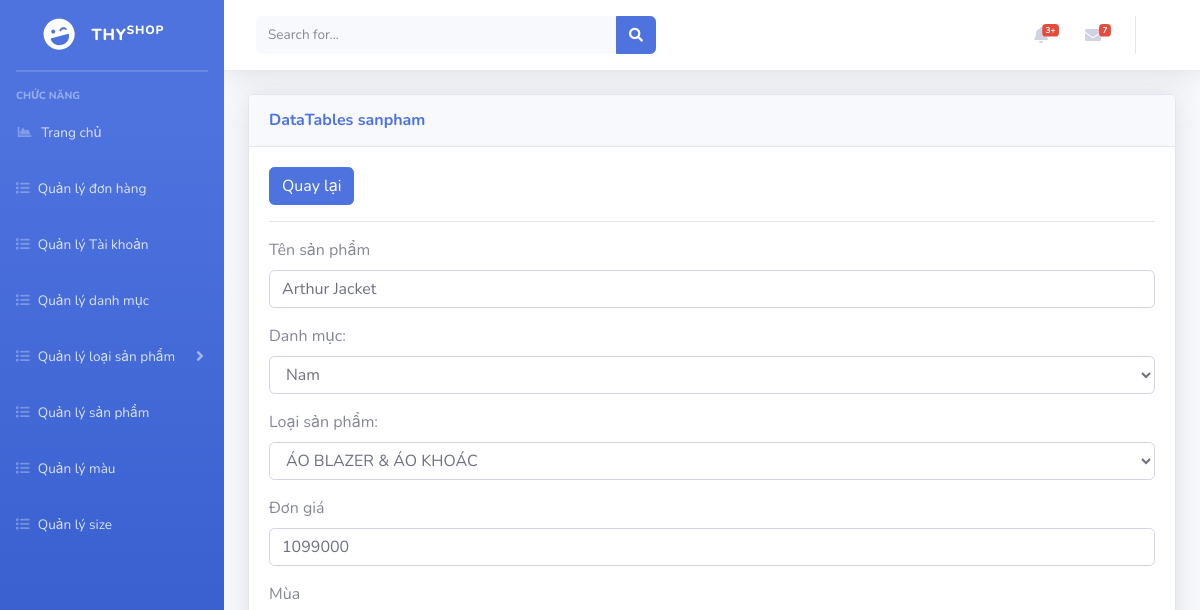
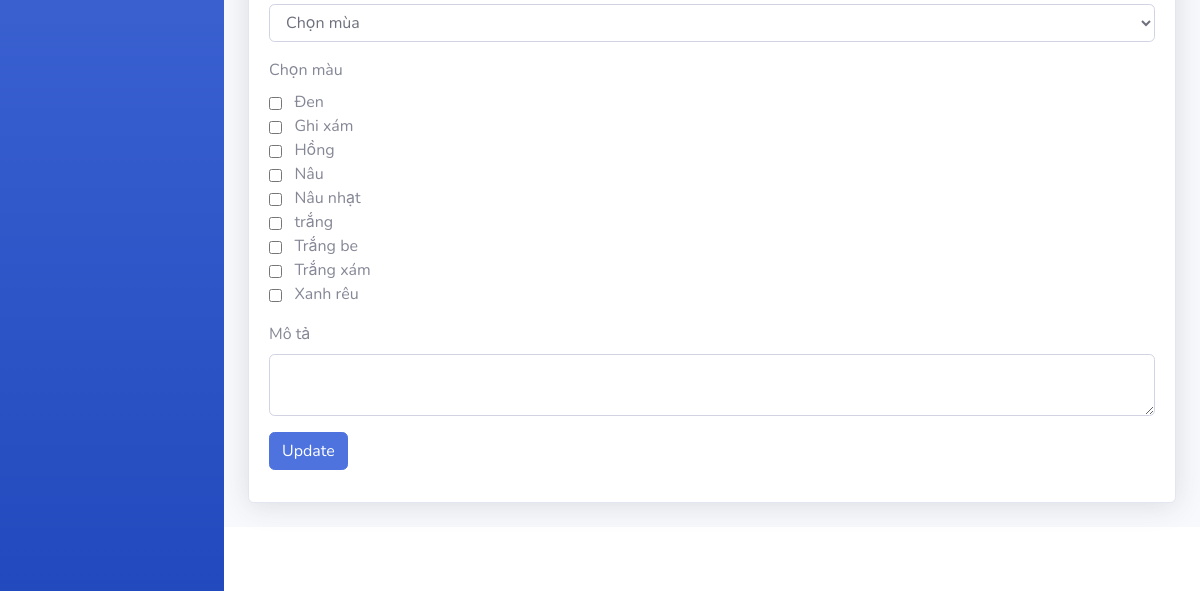
/admin/index.php?mod=sanpham&act=edit&id=41, run on an earlier commit of the app's database (2 pictures, top to bottom).
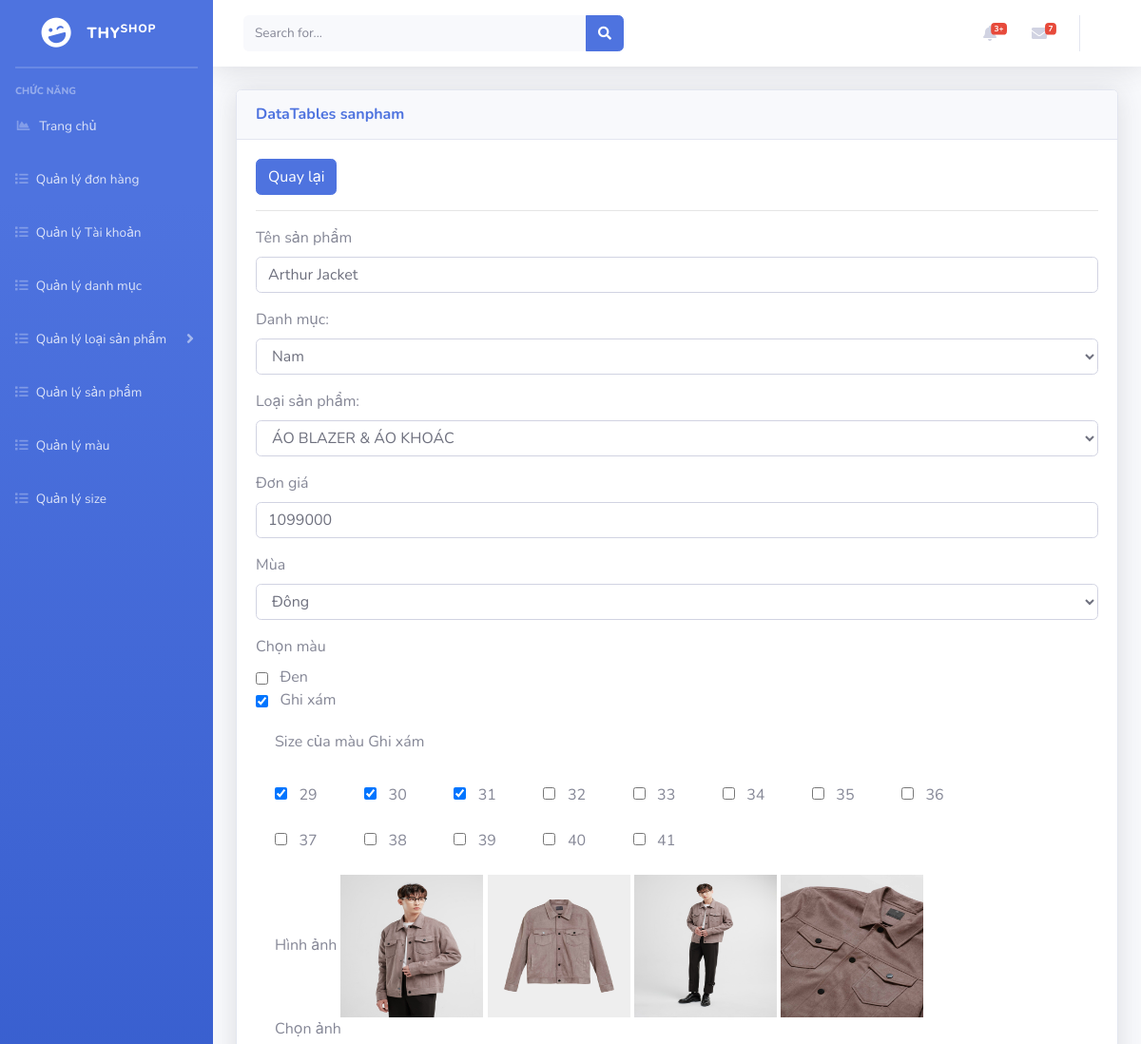
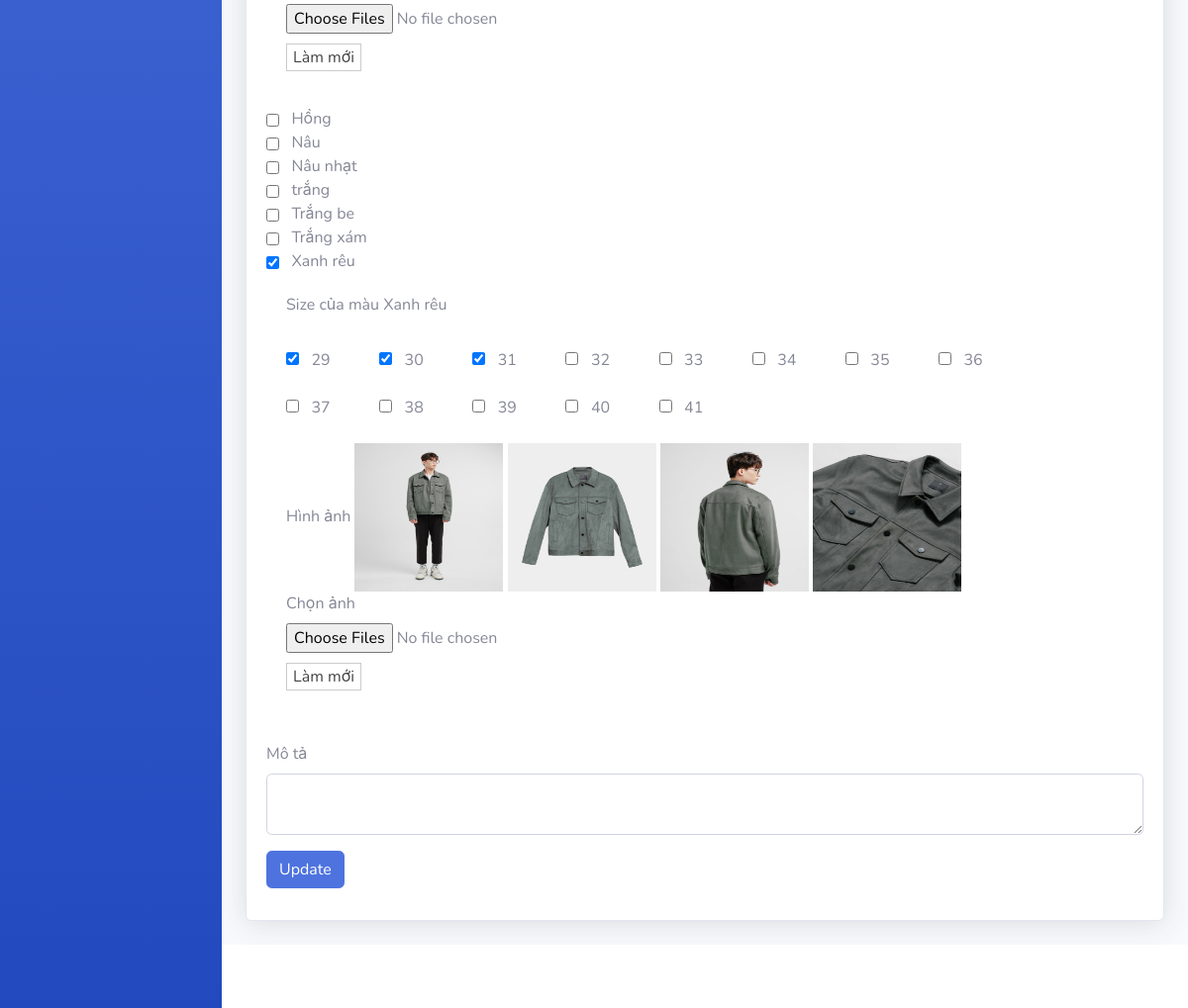
And on a later commit of the database (2 pictures, top to bottom).
### tables this page shows
CREATE TABLE `sanpham` (
  `idSP` int(11) NOT NULL,
  `tenSP` varchar(100) NOT NULL,
  `donGia` decimal(10,0) NOT NULL,
  `mua` char(1) NOT NULL,
  `moTa` text NOT NULL,
  `trangThai` char(1) NOT NULL,
  `idLSP` int(11) NOT NULL
);

CREATE TABLE `danhmuc` (
  `idDM` int(11) NOT NULL,
  `tenDM` varchar(200) NOT NULL,
  `trangThai` varchar(200) NOT NULL
);

CREATE TABLE `loaisanpham` (
  `idLSP` int(11) NOT NULL,
  `tenLSP` varchar(200) NOT NULL,
  `trangThai` char(1) NOT NULL,
  `idDM` int(11) NOT NULL
);

CREATE TABLE `hinhanh` (
  `idAnh` int(11) NOT NULL,
  `linkAnh` varchar(255) NOT NULL,
  `idSP` int(11) NOT NULL,
  `mau` varchar(100) NOT NULL
);

### admin/models/connection.php (called while the page is built, shortened)
<?php
    class Connection{
        function __construct()
        {
            $server_name ="localhost";
            $username ="root";
            $password ="";
            $db_name ="shopthy";
            $this->conn = new mysqli($server_name,$username,$password,$db_name);
        }
    }
?>

### admin/models/model.php (called while the page is built, shortened)
<?php
 require_once('./models/connection.php');
class Model
{
    function __construct()
    {
        $conn_obj = new Connection();
        $this->conn = $conn_obj->conn;
    }
}
?>

### admin/controller/sanPhamController.php (called while the page is built, shortened)
<?php
require_once('./models/sanPhamModel.php');
class sanPhamController
{
    var $sp_model;
    public function __construct()
    {
        $this->sp_model = new sanPhamModel();
    }
    public function getSanPhamById($id)
    {
        $result = $this->sp_model->getSanPhamById($id);
        return $result;
    }
    public function kiemTraMauDaChon($idSP, $mau)
    {
        return $this->sp_model->kiemTraMauDaChon($idSP, $mau);
    }
    public function kiemTraSizeDaChon($idSP, $mau, $size)
    {
        return $this->sp_model->kiemTraSizeDaChon($idSP, $mau, $size);
    }
    public function getAnhByIdSPMau($idSP, $mau)
    {
        return $this->sp_model->getAnhByIdSPMau($idSP, $mau);
    }
}

### admin/models/sanPhamModel.php (called while the page is built, shortened)
<?php
require_once('./models/model.php');
class sanPhamModel extends Model
{
    public function getSanPhamById($id)
    {
        $sql = "select * from sanpham where idSP = '$id'";
        $rs = $this->conn->query($sql)->fetch_assoc();
        return $rs;
    }
    public function kiemTraMauDaChon($idSP, $mau)
    {
        $sql = "select mau from size_mau where idSP = '$idSP' and trangThai = 1";
        $rs = $this->conn->query($sql);
        $data = array();
        if ($rs->num_rows > 0) {
            while ($row = $rs->fetch_assoc()) {
                $data[] = $row;
            }
        }
        foreach ($data as $m) {
            if ($m['mau'] == $mau) {
                return true;
            }
        }
        return false;
    }
    public function kiemTraSizeDaChon($idSP, $mau, $size)
    {
        $sql = "select size from size_mau where idSP = '$idSP' and mau = '$mau' and trangThai = 1";
        $rs = $this->conn->query($sql);
        $data = array();
        if ($rs->num_rows > 0) {
            while ($row = $rs->fetch_assoc()) {
                $data[] = $row;
            }
        }
        foreach ($data as $s) {
            if ($s['size'] == $size) {
                return true;
            }
        }
        return false;
    }
    public function getAnhByIdSPMau($idSP, $mau)
    {
        $sql = "select * from hinhanh where idSP = '$idSP' and mau = '$mau'";
        $rs = $this->conn->query($sql);
        $data = array();
        if ($rs->num_rows > 0) {
            while ($row = $rs->fetch_assoc()) {
                $data[] = $row;
            }
        }
        return $data;
    }
}

### admin/controller/danhMucController.php (called while the page is built, shortened)
<?php
    require_once('./models/danhmucModel.php');
    class danhMucController{
        var $dm_model;
        public function __construct()
        {
            $this->dm_model = new DanhMucModel();
        }
        public function getAllDanhMuc(){
            $data = $this->dm_model->getAllDanhMuc();
            return $data;
        }
    }

### admin/models/danhmucModel.php (called while the page is built, shortened)
<?php
    require_once('./models/model.php');
    class DanhMucModel extends Model
    {
        function getAllDanhMuc(){
            $sql = "select * from danhmuc where trangThai = 1";
            $rs = $this->conn->query($sql);
            $data = array();
            while ($row = $rs->fetch_assoc()) {
                $data[] = $row;
            }
            return $data;
        }
    }
?>

### admin/controller/loaiSanPhamController.php (called while the page is built, shortened)
<?php
    require_once('./models/loaiSanPhamModel.php');
    class loaiSanPhamController{
        var $lsp_model;
        public function __construct()
        {
            $this->lsp_model = new loaiSanPhamModel();
        }
        public function getAllDanhMuc($id){
            $data = $this->lsp_model->getLoaiSanPhamByIdDM($id);
            return $data;
        }
        public function getIdDanhmuc($id)
        {
            return $this->lsp_model->getIdDanhMuc($id);
        }
    }
?>

### admin/models/loaiSanPhamModel.php (called while the page is built, shortened)
<?php
require_once("./models/model.php");
class loaiSanPhamModel extends Model
{
    function getLoaiSanPhamByIdDM($id){
        $query = "select * from loaisanpham where idDM ='$id' and trangThai = 1";
        $rs = $this->conn->query($query);
        $data = array();
        while ($row = $rs->fetch_array()) {
            $data[] = $row;
        }
        return $data;
    }
    public function getIdDanhMuc($id)
    {
        $query = "select idDM from loaisanpham where idLSP ='$id' ";
        $rs = $this->conn->query($query)->fetch_assoc();
        return $rs['idDM'];
    }
}

### admin/views/danhmucView.php (called while the page is built, shortened)
<?php
    require_once('./controller/danhMucController.php');
    $controller_dm = new danhMucController();
    $data = $controller_dm->getAllDanhMuc();
?>

### admin/models/mauModel.php (called while the page is built, shortened)
<?php
require_once('./models/model.php');
class mauModel extends Model
{
    function getAllMau()
    {
        $sql = "select * from mau";
        $rs = $this->conn->query($sql);
        $data = array();
        while ($row = $rs->fetch_assoc()) {
            $data[] = $row;
        }
        return $data;
    }
}

### admin/controller/mauController.php (called while the page is built, shortened)
<?php
require_once('./models/mauModel.php');
class mauController
{
    var $m_model;
    public function __construct()
    {
        $this->m_model = new mauModel();
    }
    public function getAllMau()
    {
        return $this->m_model->getAllMau();
    }
}

### admin/controller/sizeController.php (called while the page is built, shortened)
<?php
require_once('./models/sizeModel.php');
class sizeController
{
    var $s_model;
    public function __construct()
    {
        $this->s_model = new sizeModel();
    }
    public function getAllSize()
    {
        return $this->s_model->getAllSize();
    }
}

### admin/models/sizeModel.php (called while the page is built, shortened)
<?php
require_once('./models/model.php');
class sizeModel extends Model
{
    function getAllSize()
    {
        $sql = "select * from size";
        $rs = $this->conn->query($sql);
        $data = array();
        while ($row = $rs->fetch_assoc()) {
            $data[] = $row;
        }
        return $data;
    }
}

### admin/views/sanpham/sanPhamEditView.php (the view, shortened to what the rows shown need)
<?php
require_once('controller/loaiSanPhamController.php');
require_once('controller/danhMucController.php');
require_once('controller/sanPhamController.php');
require_once('controller/mauController.php');
require_once('controller/sizeController.php');
$lsp_controller = new loaiSanPhamController();
$dm_controller = new danhMucController();
$sp_controller = new sanPhamController();
$m_controller = new mauController();
$s_controller = new sizeController();
$listDM = $dm_controller->getAllDanhMuc();
$idSP = $_GET['id'];
$sanPham = $sp_controller->getSanPhamById($idSP);
?>
<a href="?mod=sanpham" type="button" class="btn btn-primary">Quay lại</a>
<hr>
<table class="table table-bordered" id="dataTable" width="100%" cellspacing="0">
    <form action="?mod=sanpham&act=editCSDL" method="POST" role="form" enctype="multipart/form-data">
        <div class="form-group">
            <label for="">Tên sản phẩm</label>
            <input type="text" class="form-control" id="" placeholder="" name="tenSP" value="<?= $sanPham['tenSP'] ?>" required>
        </div>
        <div class="form-group">
            <label for="cars">Danh mục: </label>
            <select id="" name="idDM" class="form-control" onchange="fetch_select(this.value);">
                <?= $idDM = $lsp_controller->getIdDanhmuc((int)$sanPham['idLSP']) ?>
                <?php foreach ($listDM as $row) { ?>
                    <option <?= ($idDM == $row['idDM']) ? 'selected' : '' ?> value="<?= $row['idDM'] ?>"><?= $row['tenDM'] ?></option>
                <?php } ?>
            </select>
        </div>
        <div class="form-group">
            <label for="cars">Loại sản phẩm: </label>
            <select id="new_select" name="idLSP" class="form-control">
                <?php
                foreach ($lsp_controller->getAllDanhMuc($idDM) as $row) { ?>
                    <option <?= ($sanPham['idLSP'] == $row['idLSP']) ? 'selected' : '' ?> value="<?= $row['idLSP'] ?>"><?= $row['tenLSP'] ?></option>
                <?php } ?>
            </select>
        </div>
        <div class="form-group">
            <label for="">Đơn giá</label>
            <input type="text" class="form-control" id="" placeholder="" name="donGia" value="<?= $sanPham['donGia'] ?>" required>
        </div>
        <div class="form-group">
            <label for="">Mùa</label>
            <select id="" name="mua" class="form-control">
                <option>Chọn mùa</option>
                <option <?= ($sanPham['mua'] == "D") ? 'selected' : '' ?> value="D">Đông</option>
            </select>
        </div>
        <div class="form-group">
            <label for="">Chọn màu</label>
            <div>
                <?php
                $data = array();
                $listMau = $m_controller->getAllMau();
                foreach ($listMau as $mau) {
                    $data[] = $mau['mau'];
                }
                foreach ($data as $key) {
                    $ktChon = $sp_controller->kiemTraMauDaChon($sanPham['idSP'], $key); ?>
                    <input <?= $ktChon ? 'checked' : '' ?> type="checkbox" class="btn btn-primary <?= $ktChon ? '' : 'collapsed' ?>" data-toggle="collapse" href="#<?= str_replace(" ", "_", $key)  ?>" role="button" aria-expanded="<?= $ktChon ? 'true' : 'false' ?>" aria-controls="<?= str_replace(" ", "_", $key) ?>" name="mau[]" value="<?= $key ?>">
                    &nbsp;&nbsp;<?= $key ?>
                    <div class="row">
                        <div class="col">
                            <div class="collapse multi-collapse <?= $ktChon ? 'show' : '' ?>" id="<?= str_replace(" ", "_", $key) ?>">
                                <div class=" card-body">
                                    <label for="">Size của màu <?= $key ?></label>
                                    <?php
                                    $dataSize = array();
                                    $listSize = $s_controller->getAllSize();
                                    foreach ($listSize as $size) {
                                        $dataSize[] = $size['size'];
                                    }
                                    $dem = 1;
                                    foreach ($dataSize as $i) {
                                        $ktSize = $sp_controller->kiemTraSizeDaChon($sanPham['idSP'], $key, $i);
                                        if ($dem++ % 8 == 1) {
                                            echo '<br><br>';
                                        } ?>
                                        <input <?= $ktSize ? 'checked' : '' ?> type="checkbox" name="<?= str_replace(" ", "_", $key) ?>_size[]" value="<?= $i ?>">
                                        &nbsp;&nbsp;<?= $i ?>
                                    <?php } ?>
                                    <br>
                                    <br>
                                    <?php
                                    $listAnh = $sp_controller->getAnhByIdSPMau($_GET['id'], $key);
                                    if (count($listAnh) > 0) {
                                        echo 'Hình ảnh';
                                    }
                                    foreach ($listAnh as $anh) {
                                    ?>
                                        <img style="width: 150px; height: 150px;" src="../assets/img/products/<?= $anh['linkAnh'] ?>">
                                    <?php
                                    }
                                    ?>
                                    <?php $idAnh = $sanPham['idSP'] . "_" . str_replace(" ", "_", $key) ?>
                                    <div class="form-group" id="formUpload<?= $idAnh ?>">
                                        <label>Chọn ảnh</label><br>
                                        <input type="file" name="<?= $idAnh ?>_img_file[]" multiple="true" onchange="<?= 'previewImg' . $idAnh . '(event)' ?>;" id="<?= $idAnh ?>_img_file" accept="image/*">
                                        <button type="reset" class="btn-reset">Làm mới</button>
                                    </div>
                                </div>
                            </div>
                        </div>
                    </div>
                <?php
                }
                ?>
            </div>
        </div>
        <div class="form-group">
            <label for="">Mô tả</label>
            <textarea class="form-control" id="moTa" placeholder="" name="MoTa" value="<?= $sanPham['moTa'] ?>"></textarea>
        </div>
        <button type="submit" class="btn btn-primary">Update</button>
    </form>
</table>

What changed in the data, as far as the page shows it:
changed sanpham "Arthur Jacket": mua (not shown) → "Đông"
added hinhanh: linkAnh (picture), shown under "Ghi xám"
added hinhanh: linkAnh (picture), shown under "Ghi xám"
added hinhanh: linkAnh (picture), shown under "Ghi xám"
added hinhanh: linkAnh (picture), shown under "Ghi xám"
added hinhanh: linkAnh (picture), shown under "Xanh rêu"
added hinhanh: linkAnh (picture), shown under "Xanh rêu"
added hinhanh: linkAnh (picture), shown under "Xanh rêu"
added hinhanh: linkAnh (picture), shown under "Xanh rêu"
Also different on the page:
form field mua: "Chọn mùa" → (not shown)
new list line: "☑ Ghi xám Size của màu Ghi xám ☑ 29 ☑ 30 ☑ 31 ☐ 32 ☐ 33 ☐ 34 ☐ 35 ☐ 36 ☐ 37 ☐ 38 ☐ 39 ☐ 40 ☐ 41 Hình ảnh Chọn ảnh  Làm mới"
new list line: "☑ Xanh rêu Size của màu Xanh rêu ☑ 29 ☑ 30 ☑ 31 ☐ 32 ☐ 33 ☐ 34 ☐ 35 ☐ 36 ☐ 37 ☐ 38 ☐ 39 ☐ 40 ☐ 41 Hình ảnh Chọn ảnh  Làm mới"
list line gone: "☐ Ghi xám"
list line gone: "☐ Xanh rêu"
